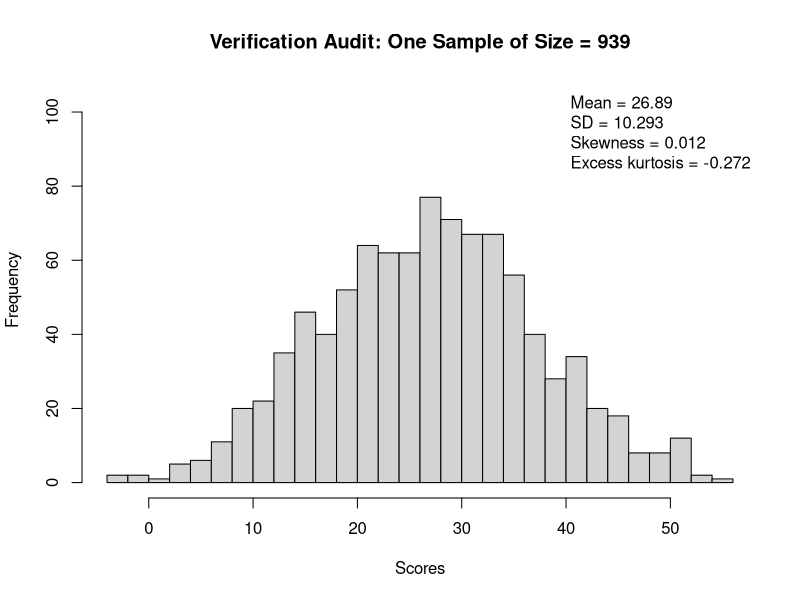
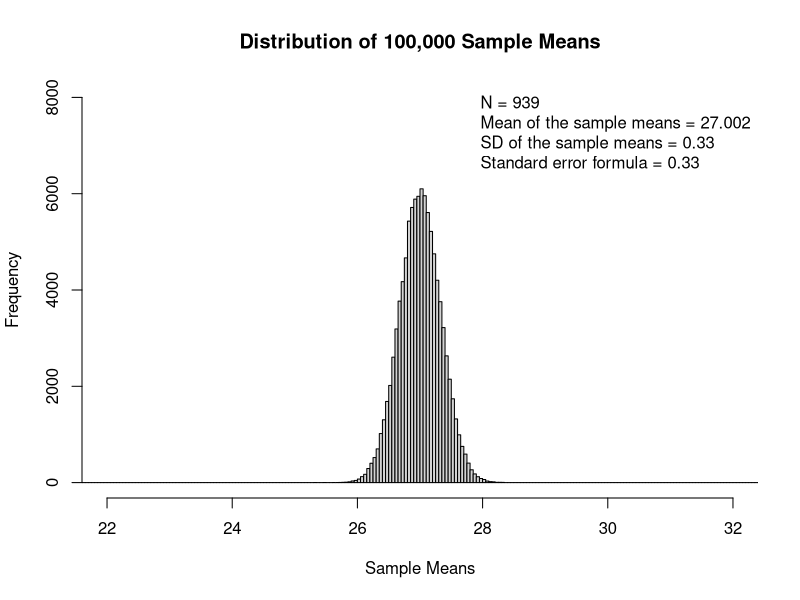
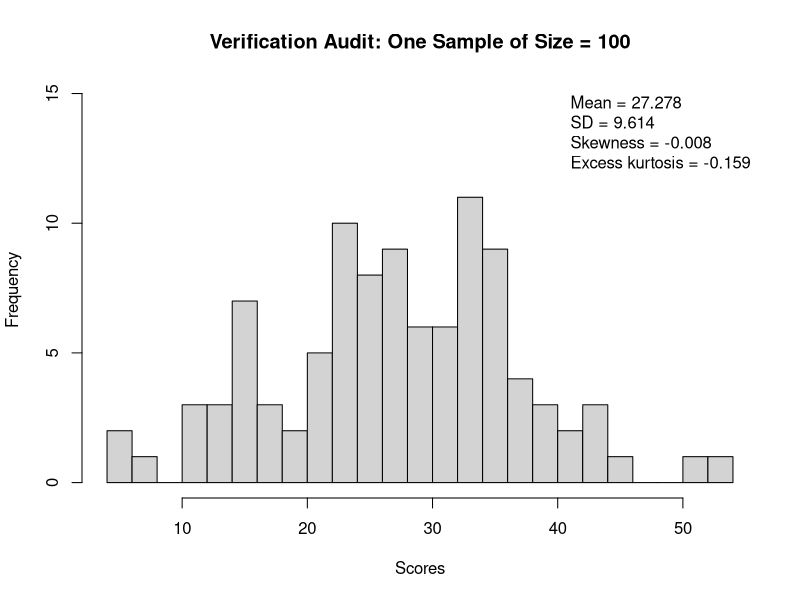
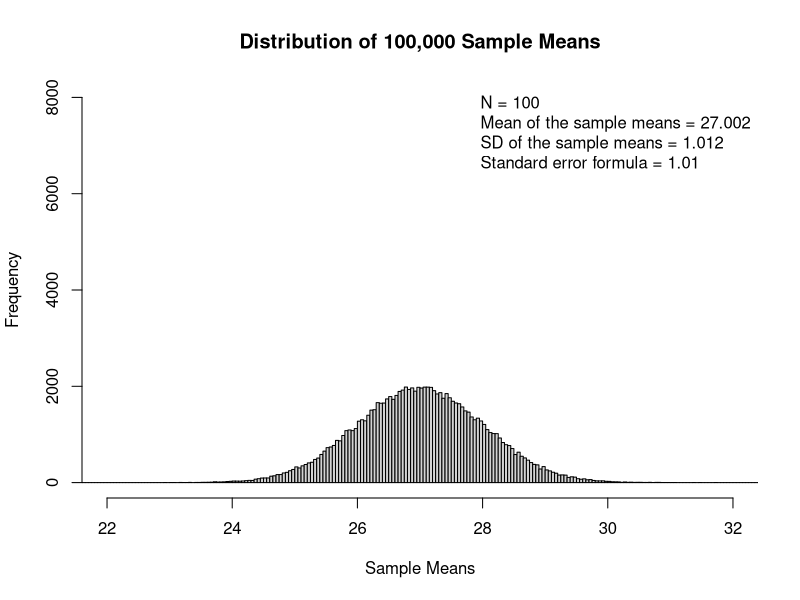

These charts were generated, in order, by the following R code:
## ---- chunk 1
knitr::opts_chunk$set(
  echo = TRUE,
  message = FALSE,
  warning = FALSE,
  error = TRUE,
  comment = "",
  fig.width = 8,
  fig.height = 5)

options(scipen = 999, width = 80)
## ---- chunk 2
# TYPE YOUR CODE HERE
## ---- chunk 3
# TYPE YOUR CODE HERE
## ---- chunk 4
# ---------------------------------------------------------------------
# SAMPLING ERROR SIMULATION
# ---------------------------------------------------------------------

# SIMULATION INPUTS ----

pop_mean <- 27        # population mean
pop_sd <- 10.10       # population standard deviation
sample_N <- 939       # sample size

# ---------------------------------------------------------------------
# SIMULATION CODE
# ---------------------------------------------------------------------

# VERIFICATION AUDIT ----

# makes the results identical every time the script is run
set.seed(250)

# draw a single sample of scores from the population
mysample <- rnorm(n = sample_N, mean = pop_mean, sd = pop_sd)

# mean, standard deviation, skewness, and excess kurtosis of the sample
audit_mean <- mean(mysample)
audit_sd <- sd(mysample)
audit_skew <- mean((mysample - audit_mean)^3) / audit_sd^3
audit_kurt <- mean((mysample - audit_mean)^4) / audit_sd^4 - 3

# tallest bar in the audit histogram, used to leave room for the legend
audit_barheight <- max(hist(mysample, breaks = 25, plot = FALSE)$counts)

# graph the sample
hist(mysample, breaks = 25,
     ylim = c(0, audit_barheight * 1.35),
     main = paste('Verification Audit: One Sample of Size =', sample_N),
     xlab = 'Scores')

legend('topright', bty = 'n',
       legend = c(paste('Mean =', round(audit_mean, 3)),
                  paste('SD =', round(audit_sd, 3)),
                  paste('Skewness =', round(audit_skew, 3)),
                  paste('Excess kurtosis =', round(audit_kurt, 3))))

# DRAW 100,000 RANDOM SAMPLES ----

# create an empty vector to hold the 100,000 sample means
samplemeans <- rep(0, 100000)

# draw a sample, compute its mean, and store the mean; repeat 100,000 times
for(s in 1:100000){
  sampledata <- rnorm(n = sample_N, mean = pop_mean, sd = pop_sd)
  samplemeans[s] <- mean(sampledata)
}

# EXAMINE THE SAMPLING DISTRIBUTION ----

# horizontal axis half-width
plot_halfwidth <- 5

# histogram bin width, also held constant so the bars are comparable
bin_width <- 0.05

# vertical axis maximum, held constant so bar heights are comparable
plot_maxcount <- 8000

# graph the 100,000 sample means with fixed bin width and axis ranges so graphs are comparable
hist(samplemeans,
     breaks = seq(pop_mean - 50, pop_mean + 50, by = bin_width),
     xlim = c(pop_mean - plot_halfwidth, pop_mean + plot_halfwidth),
     ylim = c(0, plot_maxcount),
     main = 'Distribution of 100,000 Sample Means',
     xlab = 'Sample Means')

legend('topright', bty = 'n',
       legend = c(paste('N =', sample_N),
                  paste('Mean of the sample means =', round(mean(samplemeans), 3)),
                  paste('SD of the sample means =', round(sd(samplemeans), 3)),
                  paste('Standard error formula =', round(pop_sd / sqrt(sample_N), 3))))
## ---- chunk 5
# ---------------------------------------------------------------------
# SAMPLING ERROR SIMULATION
# ---------------------------------------------------------------------

# SIMULATION INPUTS ----

pop_mean <- 27        # population mean
pop_sd <- 10.10       # population standard deviation
sample_N <- 100       # sample size

# ---------------------------------------------------------------------
# SIMULATION CODE
# ---------------------------------------------------------------------

# VERIFICATION AUDIT ----

# makes the results identical every time the script is run
set.seed(250)

# draw a single sample of scores from the population
mysample <- rnorm(n = sample_N, mean = pop_mean, sd = pop_sd)

# mean, standard deviation, skewness, and excess kurtosis of the sample
audit_mean <- mean(mysample)
audit_sd <- sd(mysample)
audit_skew <- mean((mysample - audit_mean)^3) / audit_sd^3
audit_kurt <- mean((mysample - audit_mean)^4) / audit_sd^4 - 3

# tallest bar in the audit histogram, used to leave room for the legend
audit_barheight <- max(hist(mysample, breaks = 25, plot = FALSE)$counts)

# graph the sample
hist(mysample, breaks = 25,
     ylim = c(0, audit_barheight * 1.35),
     main = paste('Verification Audit: One Sample of Size =', sample_N),
     xlab = 'Scores')

legend('topright', bty = 'n',
       legend = c(paste('Mean =', round(audit_mean, 3)),
                  paste('SD =', round(audit_sd, 3)),
                  paste('Skewness =', round(audit_skew, 3)),
                  paste('Excess kurtosis =', round(audit_kurt, 3))))

# DRAW 100,000 RANDOM SAMPLES ----

# create an empty vector to hold the 100,000 sample means
samplemeans <- rep(0, 100000)

# draw a sample, compute its mean, and store the mean; repeat 100,000 times
for(s in 1:100000){
  sampledata <- rnorm(n = sample_N, mean = pop_mean, sd = pop_sd)
  samplemeans[s] <- mean(sampledata)
}

# EXAMINE THE SAMPLING DISTRIBUTION ----

# horizontal axis half-width
plot_halfwidth <- 5

# histogram bin width, also held constant so the bars are comparable
bin_width <- 0.05

# vertical axis maximum, held constant so bar heights are comparable
plot_maxcount <- 8000

# graph the 100,000 sample means with fixed bin width and axis ranges so graphs are comparable
hist(samplemeans,
     breaks = seq(pop_mean - 50, pop_mean + 50, by = bin_width),
     xlim = c(pop_mean - plot_halfwidth, pop_mean + plot_halfwidth),
     ylim = c(0, plot_maxcount),
     main = 'Distribution of 100,000 Sample Means',
     xlab = 'Sample Means')

legend('topright', bty = 'n',
       legend = c(paste('N =', sample_N),
                  paste('Mean of the sample means =', round(mean(samplemeans), 3)),
                  paste('SD of the sample means =', round(sd(samplemeans), 3)),
                  paste('Standard error formula =', round(pop_sd / sqrt(sample_N), 3))))
## ---- chunk 6
# PASTE AI'S CODE HERE
